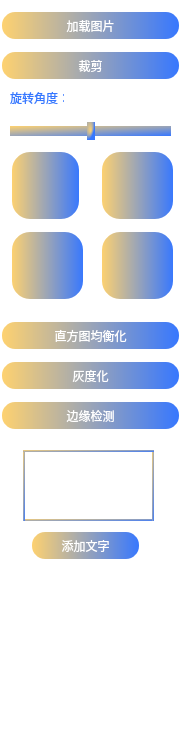
        <widget class="QDockWidget" name="dockWidget">
            <property name="geometry">
                <rect>
                    <x>0</x>
                    <y>0</y>
                    <width>181</width>
                    <height>751</height>
                </rect>
            </property>
            <property name="minimumSize">
                <size>
                    <width>172</width>
                    <height>111</height>
                </size>
            </property>
            <property name="styleSheet">
                <string notr="true">background-color: rgba(255, 255, 255, 0);</string>
            </property>
            <property name="windowTitle">
                <string>工具箱</string>
            </property>
            <widget class="QWidget" name="dockWidgetContents">
                <widget class="QPushButton" name="Load_Image">
                    <property name="geometry">
                        <rect>
                            <x>0</x>
                            <y>10</y>
                            <width>181</width>
                            <height>31</height>
                        </rect>
                    </property>
                    <property name="styleSheet">
                        <string notr="true">QPushButton {
                            font: 10pt &quot;微软雅黑&quot;;
                            color: #FFFFFF;
                            background: qlineargradient(spread:pad, x1:0, y1:0, x2:1, y2:0, stop:0 #ffd26f, stop:1 #3677ff);
                            border-radius: 15px;
                            border-style: solid;
                            border-width: 2px;
                            padding: 5px;
                            }

                            QPushButton:hover,
                            QPushButton:pressed,
                            QPushButton:checked {
                            color: #FFFFFF;
                            background: qlineargradient(spread:pad, x1:0, y1:0, x2:1, y2:0, stop:0 #ffd26f, stop:1 #3677ff);
                            }

                            QPushButton:pressed,
                            QPushButton:checked {
                            background: qlineargradient(spread:pad, x1:0, y1:0, x2:0, y2:1, stop:0 #ffd26f, stop:1 #3677ff);
                            }
                        </string>
                    </property>
                    <property name="text">
                        <string>加载图片</string>
                    </property>
                    <property name="checkable">
                        <bool>false</bool>
                    </property>
                </widget>
                <widget class="QPushButton" name="Crop_Image">
                    <property name="geometry">
                        <rect>
                            <x>0</x>
                            <y>50</y>
                            <width>181</width>
                            <height>31</height>
                        </rect>
                    </property>
                    <property name="styleSheet">
                        <string notr="true">QPushButton {
                            font: 10pt &quot;微软雅黑&quot;;
                            color: #FFFFFF;
                            background: qlineargradient(spread:pad, x1:0, y1:0, x2:1, y2:0, stop:0 #ffd26f, stop:1 #3677ff);
                            border-radius: 15px;
                            border-style: solid;
                            border-width: 2px;
                            padding: 5px;
                            }

                            QPushButton:hover,
                            QPushButton:pressed,
                            QPushButton:checked {
                            color: #FFFFFF;
                            background: qlineargradient(spread:pad, x1:0, y1:0, x2:1, y2:0, stop:0 #ffd26f, stop:1 #3677ff);
                            }

                            QPushButton:pressed,
                            QPushButton:checked {
                            background: qlineargradient(spread:pad, x1:0, y1:0, x2:0, y2:1, stop:0 #ffd26f, stop:1 #3677ff);
                            }
                        </string>
                    </property>
                    <property name="text">
                        <string>裁剪</string>
                    </property>
                    <property name="checkable">
                        <bool>false</bool>
                    </property>
                </widget>
                <widget class="QSlider" name="horizontalSlider">
                    <property name="geometry">
                        <rect>
                            <x>10</x>
                            <y>120</y>
                            <width>161</width>
                            <height>22</height>
                        </rect>
                    </property>
                    <property name="styleSheet">
                        <string notr="true">QSlider::add-page:Horizontal {
                            background: qlineargradient(spread:pad, x1:0, y1:0, x2:1, y2:1, stop:0 #ffd26f, stop:1 #3677ff);
                            height: 4px;
                            background-color:rgba(255,255,255,0);
                            }

                            QSlider::sub-page:Horizontal {
                            background: qlineargradient(spread:pad, x1:0, y1:0, x2:1, y2:1, stop:0 #ffd26f, stop:1 #3677ff);
                            height: 4px;
                            background-color:rgba(255,255,255,0);
                            }

                            QSlider::groove:Horizontal {
                            background: qlineargradient(spread:pad, x1:0, y1:0, x2:1, y2:1, stop:0 #ffd26f, stop:1 #3677ff);
                            height: 10px;
                            }

                            QSlider::handle:Horizontal {
                            width: 8px;
                            margin: -4 0px;
                            background: qradialgradient(cx:0, cy:0, radius:1, fx:0.5, fy:0.5, stop:0 #ffd26f, stop:1 #3677ff);
                            }
                        </string>
                    </property>
                    <property name="minimum">
                        <number>-45</number>
                    </property>
                    <property name="maximum">
                        <number>45</number>
                    </property>
                    <property name="orientation">
                        <enum>Qt::Horizontal</enum>
                    </property>
                </widget>
                <widget class="QLabel" name="angle">
                    <property name="geometry">
                        <rect>
                            <x>70</x>
                            <y>90</y>
                            <width>61</width>
                            <height>16</height>
                        </rect>
                    </property>
                    <property name="styleSheet">
                        <string notr="true">QLabel {
                            color: qlineargradient(x1: 0, y1: 0, x2: 1, y2: 1, stop: 0 #ffd26f, stop: 1 #3677ff);
                            background-color:rgba(255,255,255,0);
                            }
                        </string>
                    </property>
                    <property name="text">
                        <string/>
                    </property>
                </widget>
                <widget class="QLabel" name="label_2">
                    <property name="geometry">
                        <rect>
                            <x>10</x>
                            <y>90</y>
                            <width>54</width>
                            <height>16</height>
                        </rect>
                    </property>
                    <property name="styleSheet">
                        <string notr="true">QLabel {
                            color: qlineargradient(x1: 0, y1: 0, x2: 1, y2: 1, stop: 0 #ffd26f, stop: 1 #3677ff);
                            background-color:rgba(255,255,255,0);
                            }
                        </string>
                    </property>
                    <property name="text">
                        <string>旋转角度：</string>
                    </property>
                </widget>
                <widget class="QPushButton" name="pushButton1">
                    <property name="geometry">
                        <rect>
                            <x>10</x>
                            <y>150</y>
                            <width>71</width>
                            <height>71</height>
                        </rect>
                    </property>
                    <property name="styleSheet">
                        <string notr="true">QPushButton {
                            color: #FFFFFF;
                            background: qlineargradient(spread:pad, x1:0, y1:0, x2:1, y2:0, stop:0 #ffd26f, stop:1 #3677ff);
                            border-radius: 20px;
                            border-style: solid;
                            border-width: 2px;
                            padding: 5px;
                            }

                            QPushButton:hover,
                            QPushButton:pressed,
                            QPushButton:checked {
                            color: #FFFFFF;
                            background: qlineargradient(spread:pad, x1:0, y1:0, x2:1, y2:0, stop:0 #ffd26f, stop:1 #3677ff);
                            }

                            QPushButton:pressed,
                            QPushButton:checked {
                            background: qlineargradient(spread:pad, x1:0, y1:0, x2:0, y2:1, stop:0 #ffd26f, stop:1 #3677ff);
                            }
                        </string>
                    </property>
                    <property name="text">
                        <string/>
                    </property>
                    <property name="iconSize">
                        <size>
                            <width>32</width>
                            <height>32</height>
                        </size>
                    </property>
                </widget>
                <widget class="QPushButton" name="pushButton2">
                    <property name="geometry">
                        <rect>
                            <x>100</x>
                            <y>150</y>
                            <width>75</width>
                            <height>71</height>
                        </rect>
                    </property>
                    <property name="styleSheet">
                        <string notr="true">QPushButton {
                            color: #FFFFFF;
                            background: qlineargradient(spread:pad, x1:0, y1:0, x2:1, y2:0, stop:0 #ffd26f, stop:1 #3677ff);
                            border-radius: 20px;
                            border-style: solid;
                            border-width: 2px;
                            padding: 5px;
                            }

                            QPushButton:hover,
                            QPushButton:pressed,
                            QPushButton:checked {
                            color: #FFFFFF;
                            background: qlineargradient(spread:pad, x1:0, y1:0, x2:1, y2:0, stop:0 #ffd26f, stop:1 #3677ff);
                            }

                            QPushButton:pressed,
                            QPushButton:checked {
                            background: qlineargradient(spread:pad, x1:0, y1:0, x2:0, y2:1, stop:0 #ffd26f, stop:1 #3677ff);
                            }
                        </string>
                    </property>
                    <property name="text">
                        <string/>
                    </property>
                </widget>
                <widget class="QPushButton" name="pushButton3">
                    <property name="geometry">
                        <rect>
                            <x>10</x>
                            <y>230</y>
                            <width>75</width>
                            <height>71</height>
                        </rect>
                    </property>
                    <property name="styleSheet">
                        <string notr="true">QPushButton {
                            color: #FFFFFF;
                            background: qlineargradient(spread:pad, x1:0, y1:0, x2:1, y2:0, stop:0 #ffd26f, stop:1 #3677ff);
                            border-radius: 20px;
                            border-style: solid;
                            border-width: 2px;
                            padding: 5px;
                            }

                            QPushButton:hover,
                            QPushButton:pressed,
                            QPushButton:checked {
                            color: #FFFFFF;
                            background: qlineargradient(spread:pad, x1:0, y1:0, x2:1, y2:0, stop:0 #ffd26f, stop:1 #3677ff);
                            }

                            QPushButton:pressed,
                            QPushButton:checked {
                            background: qlineargradient(spread:pad, x1:0, y1:0, x2:0, y2:1, stop:0 #ffd26f, stop:1 #3677ff);
                            }
                        </string>
                    </property>
                    <property name="text">
                        <string/>
                    </property>
                </widget>
                <widget class="QPushButton" name="pushButton4">
                    <property name="geometry">
                        <rect>
                            <x>100</x>
                            <y>230</y>
                            <width>75</width>
                            <height>71</height>
                        </rect>
                    </property>
                    <property name="styleSheet">
                        <string notr="true">QPushButton {
                            color: #FFFFFF;
                            background: qlineargradient(spread:pad, x1:0, y1:0, x2:1, y2:0, stop:0 #ffd26f, stop:1 #3677ff);
                            border-radius: 20px;
                            border-style: solid;
                            border-width: 2px;
                            padding: 5px;
                            }

                            QPushButton:hover,
                            QPushButton:pressed,
                            QPushButton:checked {
                            color: #FFFFFF;
                            background: qlineargradient(spread:pad, x1:0, y1:0, x2:1, y2:0, stop:0 #ffd26f, stop:1 #3677ff);
                            }

                            QPushButton:pressed,
                            QPushButton:checked {
                            background: qlineargradient(spread:pad, x1:0, y1:0, x2:0, y2:1, stop:0 #ffd26f, stop:1 #3677ff);
                            }
                        </string>
                    </property>
                    <property name="text">
                        <string/>
                    </property>
                </widget>
                <widget class="QPushButton" name="Equalize">
                    <property name="geometry">
                        <rect>
                            <x>0</x>
                            <y>320</y>
                            <width>181</width>
                            <height>31</height>
                        </rect>
                    </property>
                    <property name="styleSheet">
                        <string notr="true">QPushButton {
                            font: 10pt &quot;微软雅黑&quot;;
                            color: #FFFFFF;
                            background: qlineargradient(spread:pad, x1:0, y1:0, x2:1, y2:0, stop:0 #ffd26f, stop:1 #3677ff);
                            border-radius: 15px;
                            border-style: solid;
                            border-width: 2px;
                            padding: 5px;
                            }

                            QPushButton:hover,
                            QPushButton:pressed,
                            QPushButton:checked {
                            color: #FFFFFF;
                            background: qlineargradient(spread:pad, x1:0, y1:0, x2:1, y2:0, stop:0 #ffd26f, stop:1 #3677ff);
                            }

                            QPushButton:pressed,
                            QPushButton:checked {
                            background: qlineargradient(spread:pad, x1:0, y1:0, x2:0, y2:1, stop:0 #ffd26f, stop:1 #3677ff);
                            }
                        </string>
                    </property>
                    <property name="text">
                        <string>直方图均衡化</string>
                    </property>
                    <property name="checkable">
                        <bool>false</bool>
                    </property>
                </widget>
                <widget class="QPushButton" name="addText">
                    <property name="geometry">
                        <rect>
                            <x>30</x>
                            <y>530</y>
                            <width>111</width>
                            <height>31</height>
                        </rect>
                    </property>
                    <property name="styleSheet">
                        <string notr="true">QPushButton {
                            font: 10pt &quot;微软雅黑&quot;;
                            color: #FFFFFF;
                            background: qlineargradient(spread:pad, x1:0, y1:0, x2:1, y2:0, stop:0 #ffd26f, stop:1 #3677ff);
                            border-radius: 15px;
                            border-style: solid;
                            border-width: 2px;
                            padding: 5px;
                            }

                            QPushButton:hover,
                            QPushButton:pressed,
                            QPushButton:checked {
                            color: #FFFFFF;
                            background: qlineargradient(spread:pad, x1:0, y1:0, x2:1, y2:0, stop:0 #ffd26f, stop:1 #3677ff);
                            }

                            QPushButton:pressed,
                            QPushButton:checked {
                            background: qlineargradient(spread:pad, x1:0, y1:0, x2:0, y2:1, stop:0 #ffd26f, stop:1 #3677ff);
                            }
                        </string>
                    </property>
                    <property name="text">
                        <string>添加文字</string>
                    </property>
                    <property name="checkable">
                        <bool>false</bool>
                    </property>
                </widget>
                <widget class="QPushButton" name="Grayscale">
                    <property name="geometry">
                        <rect>
                            <x>0</x>
                            <y>360</y>
                            <width>181</width>
                            <height>31</height>
                        </rect>
                    </property>
                    <property name="styleSheet">
                        <string notr="true">QPushButton {
                            font: 10pt &quot;微软雅黑&quot;;
                            color: #FFFFFF;
                            background: qlineargradient(spread:pad, x1:0, y1:0, x2:1, y2:0, stop:0 #ffd26f, stop:1 #3677ff);
                            border-radius: 15px;
                            border-style: solid;
                            border-width: 2px;
                            padding: 5px;
                            }

                            QPushButton:hover,
                            QPushButton:pressed,
                            QPushButton:checked {
                            color: #FFFFFF;
                            background: qlineargradient(spread:pad, x1:0, y1:0, x2:1, y2:0, stop:0 #ffd26f, stop:1 #3677ff);
                            }

                            QPushButton:pressed,
                            QPushButton:checked {
                            background: qlineargradient(spread:pad, x1:0, y1:0, x2:0, y2:1, stop:0 #ffd26f, stop:1 #3677ff);
                            }
                        </string>
                    </property>
                    <property name="text">
                        <string>灰度化</string>
                    </property>
                    <property name="checkable">
                        <bool>false</bool>
                    </property>
                </widget>
                <widget class="QPushButton" name="edge_detection">
                    <property name="geometry">
                        <rect>
                            <x>0</x>
                            <y>400</y>
                            <width>181</width>
                            <height>31</height>
                        </rect>
                    </property>
                    <property name="styleSheet">
                        <string notr="true">QPushButton {
                            font: 10pt &quot;微软雅黑&quot;;
                            color: #FFFFFF;
                            background: qlineargradient(spread:pad, x1:0, y1:0, x2:1, y2:0, stop:0 #ffd26f, stop:1 #3677ff);
                            border-radius: 15px;
                            border-style: solid;
                            border-width: 2px;
                            padding: 5px;
                            }

                            QPushButton:hover,
                            QPushButton:pressed,
                            QPushButton:checked {
                            color: #FFFFFF;
                            background: qlineargradient(spread:pad, x1:0, y1:0, x2:1, y2:0, stop:0 #ffd26f, stop:1 #3677ff);
                            }

                            QPushButton:pressed,
                            QPushButton:checked {
                            background: qlineargradient(spread:pad, x1:0, y1:0, x2:0, y2:1, stop:0 #ffd26f, stop:1 #3677ff);
                            }
                        </string>
                    </property>
                    <property name="text">
                        <string>边缘检测</string>
                    </property>
                    <property name="checkable">
                        <bool>false</bool>
                    </property>
                </widget>
                <widget class="QTextEdit" name="textEdit">
                    <property name="geometry">
                        <rect>
                            <x>23</x>
                            <y>450</y>
                            <width>131</width>
                            <height>71</height>
                        </rect>
                    </property>
                    <property name="styleSheet">
                        <string notr="true">border: 1px solid black;
                            border: 2px solid qlineargradient(x1: 0, y1: 0, x2: 1, y2: 1,stop: 0 #ffd26f, stop: 1 #3677ff);
                        </string>
                    </property>
                </widget>
            </widget>
        </widget>
